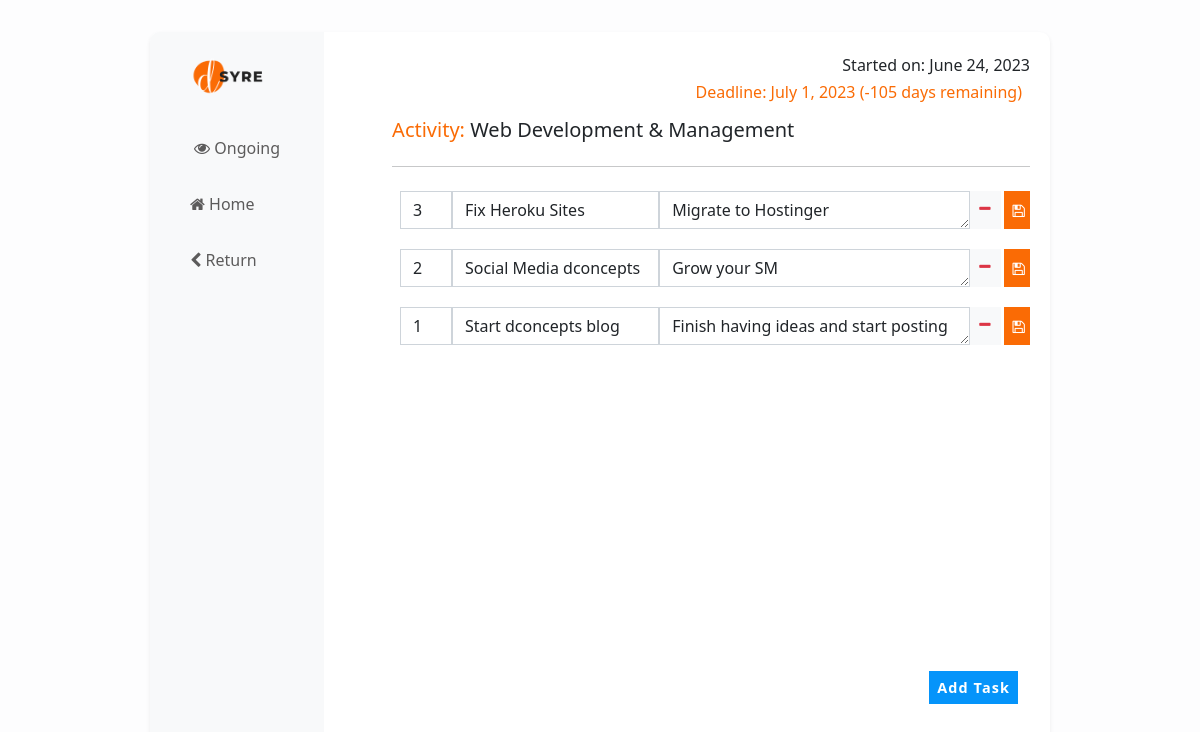
Screenshot of /progress/12/ with the database file from the repository.
### progressmeter/models.py (models this page shows, shortened)
class Activity(models.Model):
    title = models.CharField(max_length=200, null=False)
    start_date = models.DateField(default=datetime.now)
    deadline = models.DateField()
    completed = models.BooleanField(default=False)
    class Meta:
        verbose_name_plural = 'Activities'
    @property
    def orderdedtasks(self):
        data = Task.objects.filter(activity=self).order_by('-step')
        return data
    @property
    def remaining_days(self):
        remaining = (self.deadline-datetime.now().date()).days
        return remaining

class Task(models.Model):
    activity = models.ForeignKey(Activity, on_delete=models.CASCADE)
    title = models.CharField(max_length=200, null=False)
    step = models.PositiveIntegerField()
    desc = models.TextField(null=True, blank =True )
    completed = models.BooleanField(default=False)

### progressmeter/views.py (the view)
# urls.py: path('<int:pk>/', views.ActivityDetail.as_view(), ),
class ActivityDetail(generic.DetailView):
    model = Activity
    template_name='activitydetail.html'

### progressmeter/templates/activitydetail.html (shortened to what this page needs)
{%extends 'index.html'%}
{% load static %}
{% block head_block%}
<div class="container col py-2 mx-2">
    <h6 class="text-dark text-end  pt-3 mb-0 fw-light">Started on: {{object.start_date}}</h6>
    <h6 class="text-org text-end p-2 ">Deadline: {{object.deadline}} ({{object.remaining_days}} days remaining)</h6>
    <div class="d-flex justify-content-between">
        <h5 class="text-start text-org">Activity: <span class="text-dark">{{object.title}}</span> </h5>
    </div>
    <hr class="bg-secondary ">
   <div class="list_div">
    {%for i in object.orderdedtasks %}
    <div class="p-2 mt-0 mb-1 ">
        <form method="post" action="/progress/add_task">
        <div class="d-flex justify-content-around">
            <div class=" col-lg-1">
                <input class="form-control" min="1" required  type="number"  name="step" id="" value="{{i.step}}">
            </div>
            <div class=" col-lg-4">
                <input class="form-control" required  type="text"  name="title" id="" value="{{i.title}}">
            </div>
            <div class=" col-lg-6">
                <textarea class="form-control" required  name="desc" cols="3" rows="1" >{{i.desc}}</textarea>
            </div>
            <div class="btn-group">
                <a href="/progress/delt/{{i.id}}" onclick="return confirm('Are you sure to remove - {{i.title}} ?' );" class="btn fw-light text-danger btn-sm btn-light fw-4  me-1"><small><i class="fa fa-minus" aria-hidden="true"></i></small></a>
                <button type="submit" class="btn  btn-sm text-white btn-org me-1"><small><i class="fa fa-floppy-o" aria-hidden="true"></i></small></button>
            </div>
        </div>
    </form>
</div>
    {%empty%}
    <div class="p-3 text-center">
        <img src="{% static 'nodata.gif'%}" height="350"  alt="no data">
    </div>
    {%endfor%}
   </div>
    {% include 'pbottoms.html' %}
</div>
{%endblock%}

### rows the page displays
Activity: start_date "June 24, 2023", deadline "July 1, 2023", remaining_days "-105", title "Web Development & Management"
Task: step "3", title "Fix Heroku Sites", desc "Migrate to Hostinger"
Task: step "2", title "Social Media dconcepts", desc "Grow your SM"
Task: step "1", title "Start dconcepts blog", desc "Finish having ideas and start posting"
